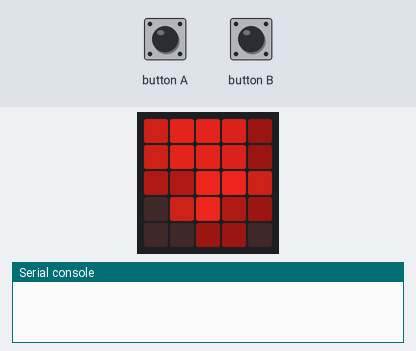
Bench run of a program on a simulated BBC micro:bit running MicroPython. On the bench: the board's 5×5 LED display, the last lines printed to the serial console. The test bench sets the inputs (shaded band). Dim RGB values are drawn brighter than linear; random numbers come from a fixed seed.

Above: at 1.2 s.
1.3 s: button B pressed for 1 s
At 1.6 s:
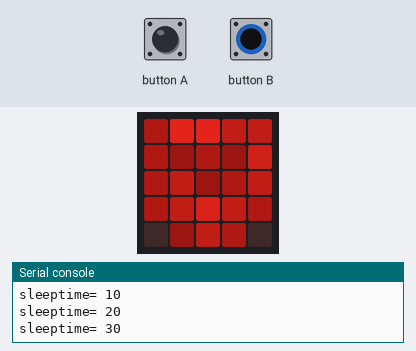
2.9 s: button A pressed for 1 s
At 4.7 s:
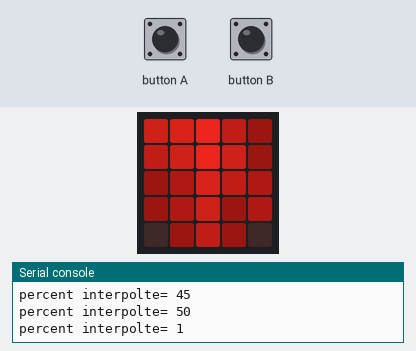
6.9 s: button A pressed for 0.15 s
At 7.55 s:
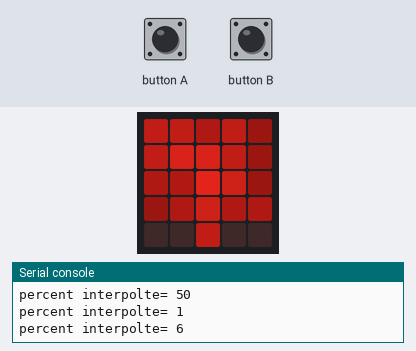
7.6 s: button A pressed for 0.15 s
8.3 s: button B pressed for 0.15 s
9.0 s: button A driven LOW and button B driven LOW
At 12.84 s:
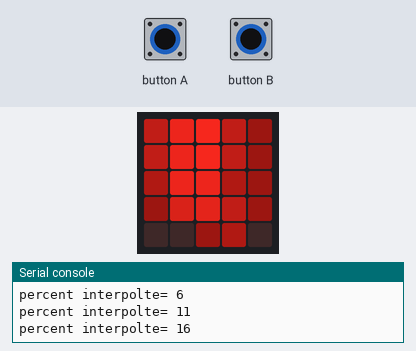

Measured:
- what the display in image 2 shows lasts 0.9 s, from 4.3 s to 5.2 s

The program:

fire.py
```python
### Flame simulation on the Microbit.

from microbit import *
import random

# User adjustable values for range of brightness in flames.
min_brightness = 2
max_brightness = 8


#  fixed for the Microbit
display_width  = 5
display_height = 5

# multiplies values to create fire shape
Mask = [[ 88, 100, 100, 100, 88 ],
        [ 60,  95, 100,  95, 60 ],
        [ 50,  88,  90,  88, 50 ],
        [ 33,  75,  88,  75, 33 ],
        [ 10,  33,  66,  33, 10 ]  ]

# Generate a new bottom row of random values for the flames
def generate_line(line, start=min_brightness, end=max_brightness):
    "start and end define range of dimmest to brightest 'flames'"
    for i in range(display_width):
        line[i] = random.randint(start, end)

# shift all values in the grid up one row
def shift_up(grid, newline):
    "Shift up lines in grid, add newline at bottom"
    for y in range(display_height-1,0,-1):
        for x in range(display_width):
            grid[y][x] = grid[y-1][x]
    # lowest line
    for x in range(display_width):
        grid[0][x] = newline[x]


# write a frame to the screen.
# Interpolate values based on percent
def interpolate_frame(screen, pcnt, grid, line):
    """ Interpolate new values by reading from grid and
         writing to the screen """
    # each row interpolates with the one before it
    for y in range(display_height-1,0,-1):
        for x in range(display_width):
            mask = Mask[y][x]
            newval = mask * ( (100-pcnt) * grid[y][x] +
                              pcnt * grid[y-1][x]      ) / 10000.0
            screen.set_pixel(x, y, int(newval))
    # first row interpolates with the "next" line
    for x in range(display_width):
        mask = Mask[y][x]
        newval = mask * ( (100-pcnt) * grid[0][x] +
                          pcnt * line[x]             ) / 10000.0
        screen.set_pixel(x, 0, int(newval))

## Setup

### These are simple arrays of pixels.
### We can set them up manually or by using list comprehensions.
#line = [0,0,0,0,0]
line = [0 for i in range(display_width)]

#grid = [[0,0,0,0,0],
#        [0,0,0,0,0],
#        [0,0,0,0,0],
#        [0,0,0,0,0],
#        [0,0,0,0,0] ]
grid = [[0 for i in range(display_width)] for i in range(display_height)]

screen = display
percent = 0     # counter to see when to re-interpolate
debounce = 0    # do not detect the buttons too often (>100ms)
sleeptime = 0  # delay between updates
percent_increment = 25  # how fast we interpolate fire


# loop forever
while True:
    if percent > 100:
        # move everything up a line, insert new bottom row
        generate_line(line)
        shift_up(grid, line)
        percent = 0

    # Check Buttons to see if changing
    # button_a = smoothness
    if button_a.is_pressed() and debounce > 100:
        percent_increment += 5
        debounce = 0
        if percent_increment > 50:
             percent_increment = 1
        print("percent interpolte=",percent_increment)
    # button_b = delay
    if button_b.is_pressed() and debounce > 100:
        sleeptime += 10
        debounce = 0
        if sleeptime > 100:
             sleeptime = 0
        print("sleeptime=",sleeptime)
    # draw frame and sleep
    interpolate_frame(screen, percent, grid, line)
    sleep(sleeptime)
    # update main counters
    percent += percent_increment
    debounce += max(sleeptime, 10)
```
